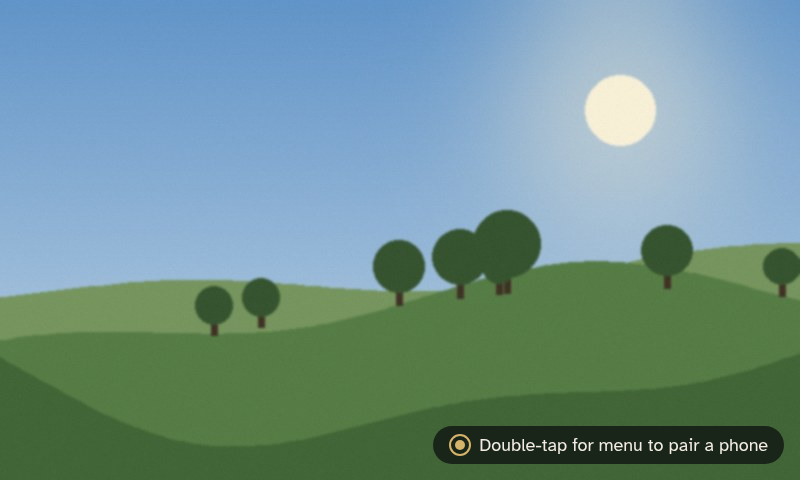
#> input picture docs/design/visual-direction/frame/01-slideshow-hint.png, 800 x 480 px, given in place of 07-menu-optA.png, which was not available
$ python compare_menu.py
#> lines starting #> are read from the running program, lines starting #| are printed output that depends on the picture; pictures that were not available may be replaced by others from this repository, and a replacement may not be noted
"""Builds frame/07-menu-AvsB.png: menu option A and option B side by side at 1:1, with captions (not a mock itself)."""
import os
from PIL import Image, ImageDraw, ImageFont
root = os.path.dirname(os.path.dirname(os.path.abspath(__file__)))
FB = "/usr/share/fonts/truetype/sand-box/google/Atkinson Hyperlegible/AtkinsonHyperlegible-Bold.ttf"
FR = "/usr/share/fonts/truetype/sand-box/google/Atkinson Hyperlegible/AtkinsonHyperlegible-Regular.ttf"
if not os.path.exists(FB): FB = FR = "/usr/share/fonts/truetype/dejavu/DejaVuSans-Bold.ttf"
cols = [("07-menu-optA", "A: Details menu (your reference layout)",
         "Info table (IP, Wi-Fi, Site, storage, phones, version) · message strip · Close / Shut down along the bottom"),
        ("07-menu-optB", "B: Simple menu (basic info left, buttons right)",
         "Title, gift message, free storage · Shut down, Pair, Sign out, Close on the right · details move to the phone")]
pad, head, cap = 32, 76, 84
W = 2 * 800 + 3 * pad; H = head + 480 + cap + pad
out = Image.new("RGB", (W, H), "#0E1311"); d = ImageDraw.Draw(out)
#> after `out = Image.new('RGB', (W, H), '#0E1311')`:
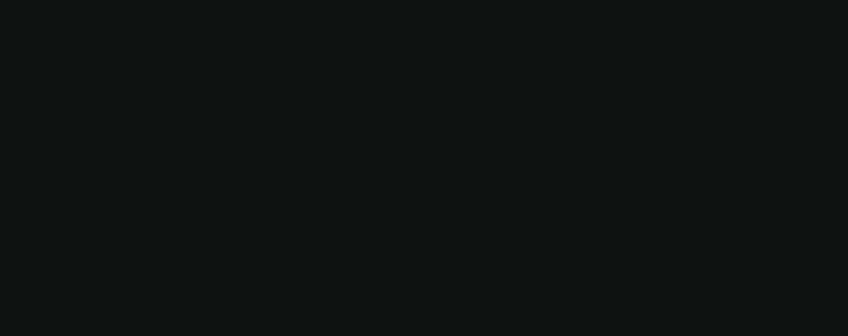
#> out: PIL image 1696x672 RGB (shown at 1/2 size); mean R, G, B 14, 19, 17
d.text((pad, 22), "Memory Frame: double-tap menu, option A vs option B (800x480, 1:1)", fill="#F3EDE4", font=ImageFont.truetype(FB, 30))
for i, (name, t, sub) in enumerate(cols):
    x = pad + i * (800 + pad)
    out.paste(Image.open(os.path.join(root, "frame", name + ".png")).convert("RGB"), (x, head))
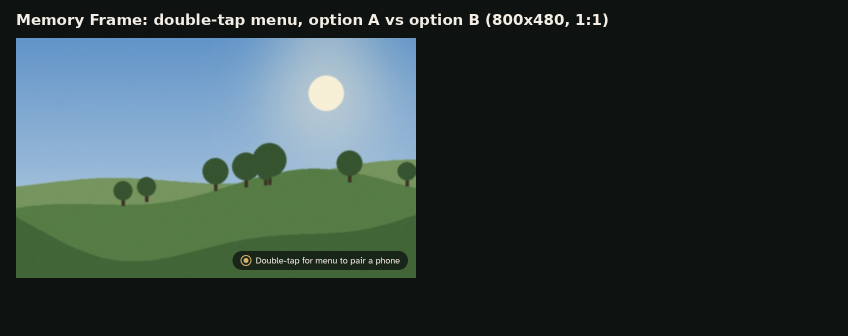
#> out: PIL image 1696x672 RGB (shown at 1/2 size); mean R, G, B 48.6, 63.6, 61.4
    d.rectangle([x - 1, head - 1, x + 800, head + 480], outline="#5A4535")
    d.text((x, head + 480 + 16), t, fill="#D6B36A", font=ImageFont.truetype(FB, 24))
    d.text((x, head + 480 + 50), sub, fill="#C9BBA8", font=ImageFont.truetype(FR, 17))
#> pass 2 of the loop `for i, (name, t, sub) in enumerate(cols):`:
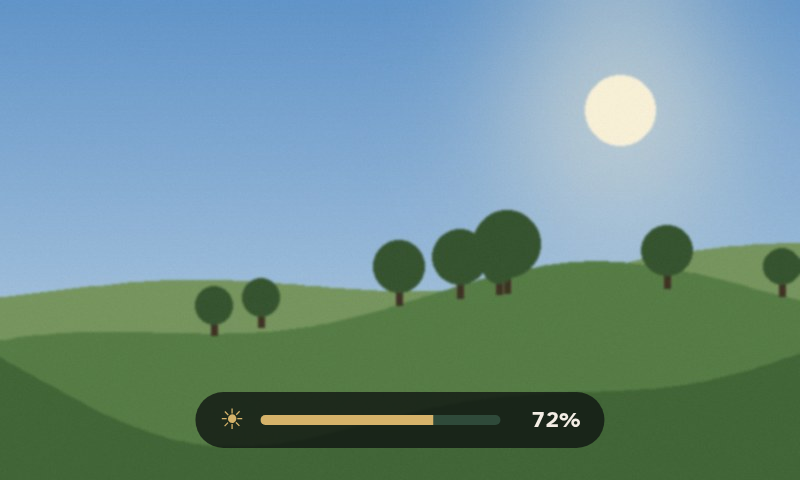
#> input picture docs/design/visual-direction/frame/02-brightness.png, 800 x 480 px, given in place of 07-menu-optB.png, which was not available
#> `out.paste(Image.open(os.path.join(root, "frame", name + ".png")).conve..`:
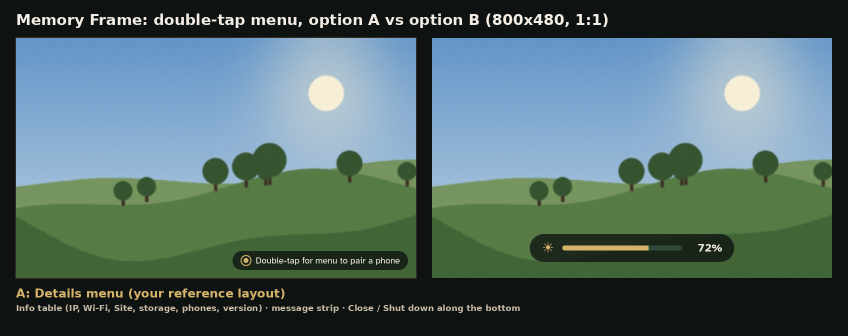
#> out: PIL image 1696x672 RGB (shown at 1/2 size); mean R, G, B 82.5, 107.1, 104.5
out.save(os.path.join(root, "frame", "07-menu-AvsB.png"), optimize=True)
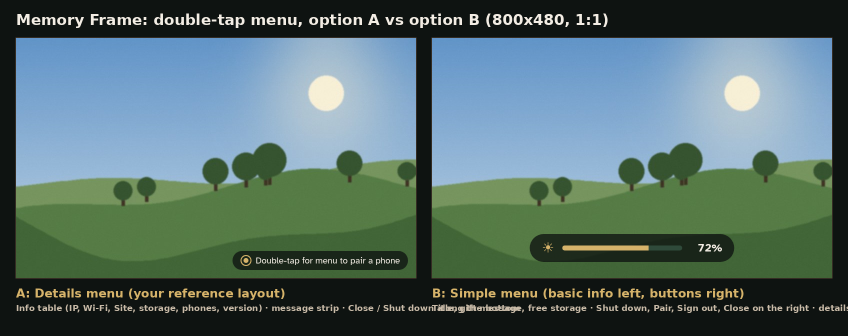
#> saved as 07-menu-AvsB.png: PIL image 1696x672 RGB (shown at 1/2 size); mean R, G, B 84.1, 108.4, 105.4
print(out.size)
#| (1696, 672)
